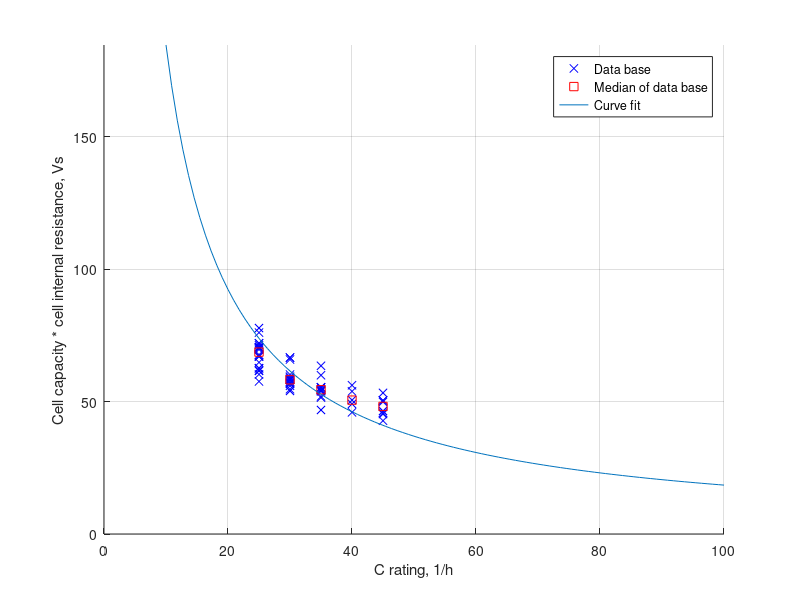
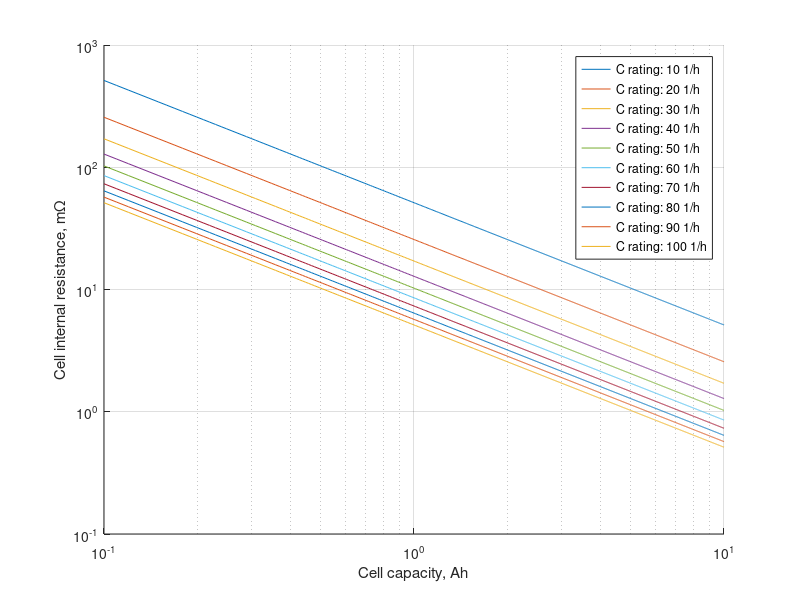

Write the MATLAB code that produced these figures, in order. (Note: this script raises an error after producing the figures.)
function [ DoD_max, DoD_exp, DoD_nom, V_full, V_exp, V_nom, C_rate, ...
    R_times_C_times_C_rate ] = batteryAverageLiPoCurve( )
% batteryAverageParams   creates average values for a standardized LiPo 
%   battery cell
%   The characteristic points of a LiPo discharge curve are averaged using
%   a database. The three characteristic points (full, nom and exp are
%   described in Ref. [1]. The database comes from Ref. [2].
%   For a more generic model, the absolute capacity is replaced by the
%   depth of discharge (DoC) and the absolute voltage is replaced by the
%   cell voltage.
%   The measuring points were determined at a discharge rate of 10 1/h [1].
%
% Literature:
%   [1] Tremblay, O., & Dessaint, L. A. (2009). Experimental validation of
%       a battery dynamic model for EV applications. World electric vehicle
%       journal, 3(2), 289-298.
%   [2] Gerd Giese. Elektromodellflug - Datenbank. 
%       URL: https://www.elektromodellflug.de/oldpage/datenbank.htm
%       [last downloaded 20.02.2019]
%
% Syntax: 
%   [ DoC_full, DoC_nom, DoC_exp, V_full, V_exp, V_nom, C_rate ] = 
%       batteryAverageLiPoCurve( )
%
% Outputs:
%   DoC_exp     exponential depth of discharge (scalar), -
%   DoC_nom     nominal depth of discharge (scalar), -
%   V_full      cell voltage with no current applied (scalar), in V
%   V_exp       exponential cell voltage (scalar), in V
%   V_nom       nominal cell voltage (scalar), in V
%   C_rate      discharge rate (scalar), in 1/h
%
% See also: batteryDischargeParams, batteryVoltage
%

% Disclamer:
%   SPDX-License-Identifier: GPL-2.0-only
% 
%   Copyright (C) 2016-2022 Yannic Beyer
%   Copyright (C) 2022 TU Braunschweig, Institute of Flight Guidance
% *************************************************************************

% load database
load('battery_lipo_database');
DATA = Elektromodellflug;

% Extract the necessary discharge points and the capacity from the data
% base
discharge_points = cell2mat(DATA(:,3));
num_series = cell2mat(DATA(:,4));
capacity = cell2mat(DATA(:,5));

% Standardising the battery capacity to the State of Charge
% The capacity values are given in As, ./3.6 transforms them into
% mAh, finally the figures are standardised with the overall battery
% capacity in mAh
DoD_max = discharge_points(:,1) ./ 3.6 ./ capacity;
DoD_nom = discharge_points(:,2) ./ 3.6 ./ capacity;
DoD_exp = discharge_points(:,3) ./ 3.6 ./ capacity;

% Voltage discharge points in V
V_full = discharge_points(:,4);
V_exp = discharge_points(:,5);
V_nom = discharge_points(:,6);

cell_internal_resistance = discharge_points(:,8);

% All points of the discharge curve have been determined at a discharge
% rate (C-Rate) of 10 1/h
C_rate = 10;

C_rating = cell2mat( DATA(:,6) );
C_rating_data = [25,30,35,40,45];
C_rating_data_SI = C_rating_data / 3600;
R_times_C_data_SI = zeros(size(C_rating_data));
capacity_SI = capacity / 1000 * 3600;

figure
hold on

C_rating_plot = [];
R_times_C_plot = [];
for i = 1:length(R_times_C_data_SI)
    cell_internal_resistance_i = cell_internal_resistance(C_rating==C_rating_data(i));
    cell_capacity_SI_i = capacity_SI(C_rating==C_rating_data(i));
    R_times_C_data_SI_i = cell_internal_resistance_i .* cell_capacity_SI_i;
    R_times_C_data_SI(i) = median( R_times_C_data_SI_i );
    % plot( C_rating_data(i), R_times_C_data_SI_i, 'bx' )
    C_rating_plot = [C_rating_plot, repmat(C_rating_data(i),1,length(R_times_C_data_SI_i))];
    R_times_C_plot = [R_times_C_plot, R_times_C_data_SI_i(:)'];
end

plot( C_rating_plot, R_times_C_plot, 'bx' )

plot( C_rating_data, R_times_C_data_SI, 'rs' )

fun = @(x,xdata)x./xdata;

x0 = 1;

R_times_C_times_C_rate = lsqcurvefit(fun,x0,C_rating_data_SI,R_times_C_data_SI,0,inf);

C_rating_test = linspace( 10, 100, 100 );
C_rating_test_SI = C_rating_test / 3600;
plot( C_rating_test, R_times_C_times_C_rate ./ C_rating_test_SI );
xlim([0,inf])
ylim([0,inf])
grid on

xlabel( 'C rating, 1/h' )
ylabel( 'Cell capacity * cell internal resistance, Vs' )

legend('Data base','Median of data base','Curve fit')

figure
hold on
capacity_test = linspace( 0.1, 10, 1000 );
capacity_test_SI = capacity_test * 3.6 * 1000;
Legend = {};
C_rating_test_2 = linspace( C_rating_test(1), C_rating_test(end), 10 );
C_rating_test_2_SI = C_rating_test_2 / 3600;
for i = 1:length(C_rating_test_2)
    cell_internal_resistance_test = R_times_C_times_C_rate ./ capacity_test_SI / C_rating_test_2_SI(i);
    semilogx( capacity_test, cell_internal_resistance_test * 1000 )
    Legend(end+1) = {['C rating: ',num2str(C_rating_test_2(i)),' 1/h']};
end
xlabel( 'Cell capacity, Ah' )
ylabel( 'Cell internal resistance, m\Omega' )
grid on
set(gca, 'XScale', 'log');
set(gca, 'YScale', 'log');

legend(Legend);

num_batteries = length(V_full);
Eo = zeros(num_batteries,1);
A = zeros(num_batteries,1);
K = zeros(num_batteries,1);
B = zeros(num_batteries,1);
for i = 1:num_batteries
    DoD_nom(DoD_nom>0.98) = 0.98;
    C_rating_SI = C_rating(i) / 3600;
    R_times_C = R_times_C_times_C_rate ./ C_rating_SI;
    DoD_nom(1) = 0.85;
    V_nom(1) = 3.5;
    [Eo(i), A(i), K(i), B(i)] = batteryParamsFromCurve( DoD_max(i), DoD_exp(i), ...
        DoD_nom(i), V_full(i), V_exp(i), V_nom(i), C_rate, R_times_C );
end

end
